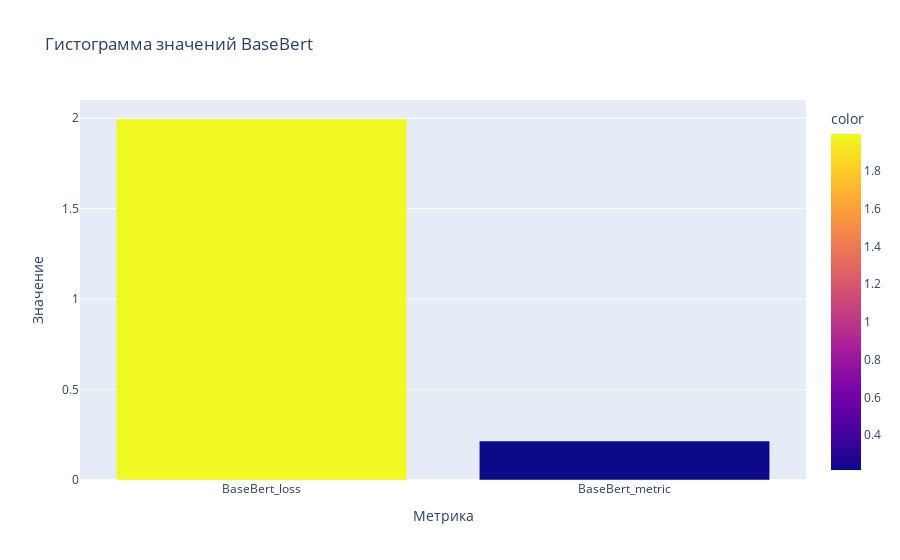

The notebook cell saved with this chart:
### Code cell
model = BayesModule("bert-base-cased", 10)
tokenizer = model.tokenizer
criterion = nn.CrossEntropyLoss()
optimizer = AdamW(model.parameters(), lr=3e-4, weight_decay=0.01)
metric = accuracy_score
batch_size = 8
n_epochs = 5
datas = [
    load_bigbenchhard(tokenizer, batch_size), 
    load_multiscam(tokenizer, batch_size), 
    load_llmops(tokenizer, batch_size)
]
res_logs = {
    "BaseBert_loss": [],
    "BaseBert_metric": [],
}
for train_loader, test_loader in datas:
    mx = 0
    for _, q in train_loader:
        mx = max(mx, max(q))
    model = BayesModule("bert-base-cased", mx+1)
    trainer = CustomTrainer(model, optimizer, criterion, metric, 'cuda')
    logs = trainer.run_train(train_loader, test_loader)
    res_logs['BaseBert_loss'].append(logs['result']['loss'])
    res_logs['BaseBert_metric'].append(logs['result']['metric'])

for lg in res_logs:
    res_logs[lg] = np.mean(res_logs[lg])

fig = px.bar(x=list(res_logs.keys()), y=list(res_logs.values()), 
             title="Гистограмма значений BaseBert", 
             labels={'x': 'Метрика', 'y': 'Значение'}, 
             color=list(res_logs.values()))

fig.update_layout(showlegend=False)  
fig.show()

### Figure 1 — Plotly figure (JSON) as saved in the notebook; plotly's stock layout.template omitted (floating-point values rounded to 4 significant figures)
{"data": [{"hovertemplate": "Метрика=%{x}<br>Значение=%{y}<br>color=%{marker.color}<extra></extra>", "legendgroup": "", "marker": {"color": [1.996, 0.2154], "coloraxis": "coloraxis", "pattern": {"shape": ""}}, "name": "", "orientation": "v", "showlegend": false, "textposition": "auto", "type": "bar", "x": ["BaseBert_loss", "BaseBert_metric"], "xaxis": "x", "y": [1.996, 0.2154], "yaxis": "y"}], "layout": {"barmode": "relative", "coloraxis": {"colorbar": {"title": {"text": "color"}}, "colorscale": [[0, "#0d0887"], [0.1111, "#46039f"], [0.2222, "#7201a8"], [0.3333, "#9c179e"], [0.4444, "#bd3786"], [0.5556, "#d8576b"], [0.6667, "#ed7953"], [0.7778, "#fb9f3a"], [0.8889, "#fdca26"], [1, "#f0f921"]]}, "legend": {"tracegroupgap": 0}, "showlegend": false, "title": {"text": "Гистограмма значений BaseBert"}, "xaxis": {"anchor": "y", "domain": [0, 1], "title": {"text": "Метрика"}}, "yaxis": {"anchor": "x", "domain": [0, 1], "title": {"text": "Значение"}}}}
